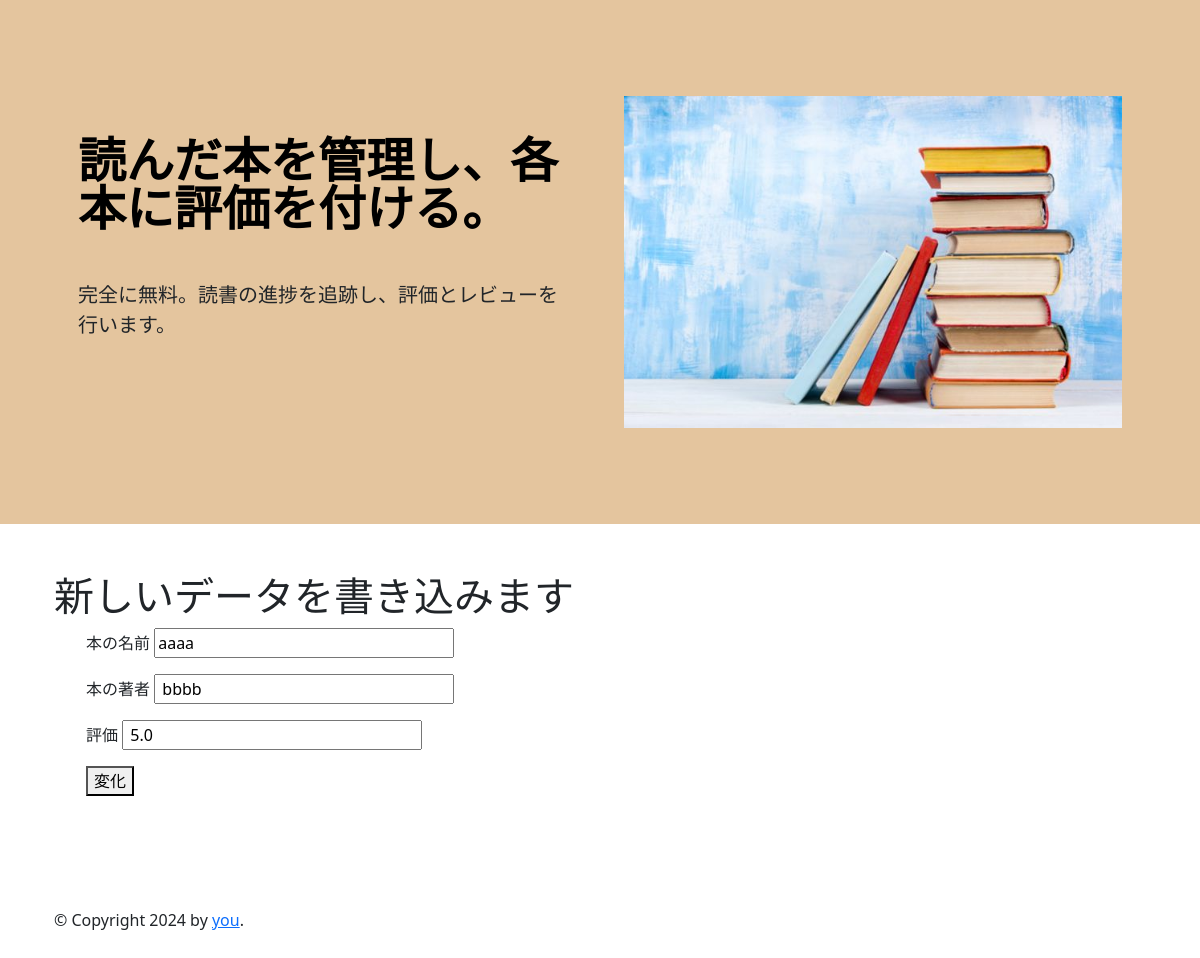
Before: /edit/6 with the older database file.
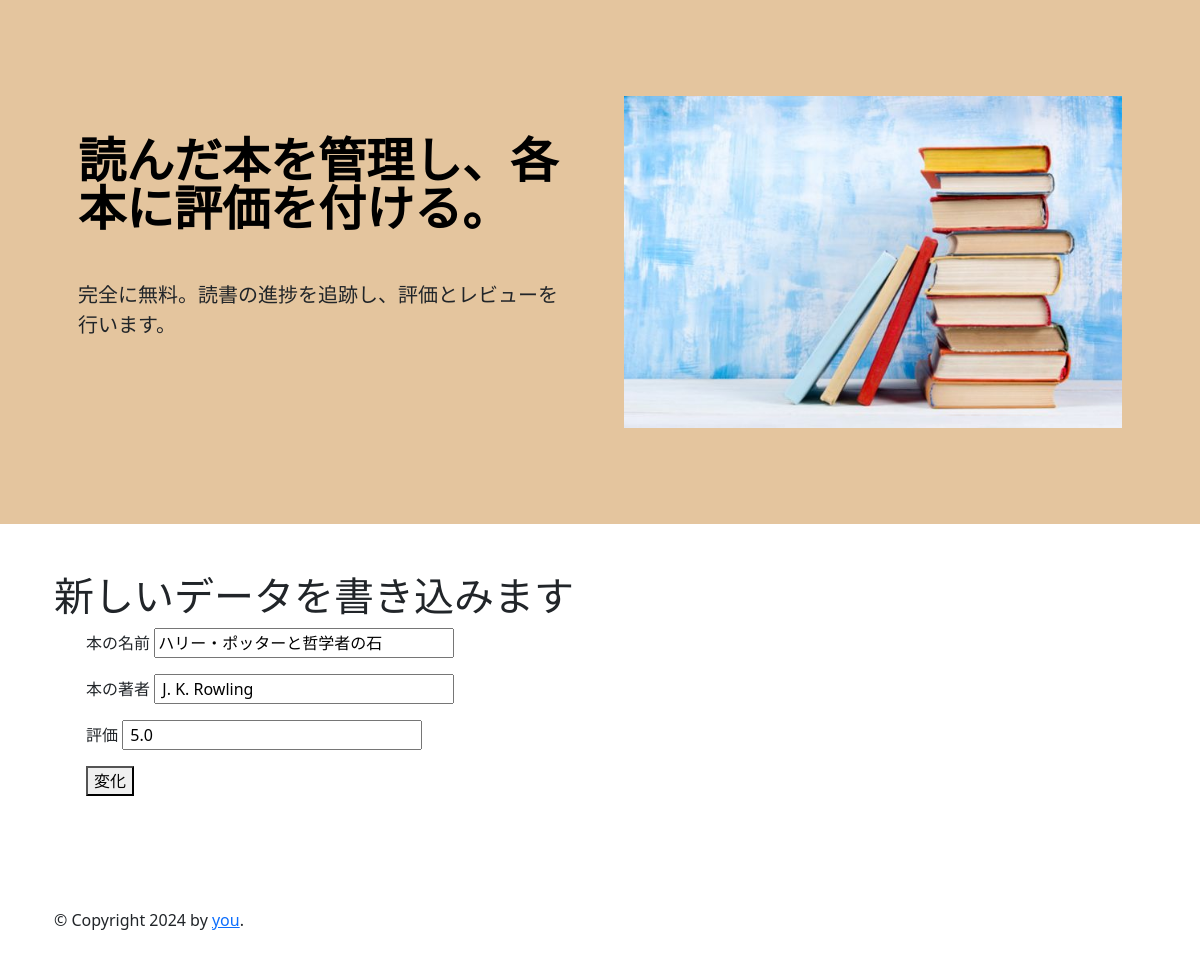
After: the same page with the newer database file.
### main.py (models this page shows, shortened)
class Book(db.Model):
    id = db.Column('id', db.Integer, primary_key=True)
    title = db.Column(db.String(100), unique=True, nullable=False)
    author = db.Column(db.String(250), unique=False, nullable=False)
    rating = db.Column(db.Float(), unique=False, nullable=False)

### main.py (the view)
@app.route('/edit/<id_number>')
def edit(id_number):
    print(id_number)
    book = db.get_or_404(Book, id_number)
    print(f'this is the book you are looking for: {book.title}')
    return render_template('edit.html', book_data=book)

### templates/edit.html (shortened to what this page needs)
<!DOCTYPE html>
{% extends "base.html" %}
{% block content %}
<h1>新しいデータを書き込みます</h1>
<form action="{{ url_for('update')  }}" method="POST">
    <ul>
        <label>本の名前</label>
        <input style="width: 300px;" name="title" type="text" value="{{ book_data.title }} ">
    </ul>
    <ul>
        <label>本の著者</label>
        <input style="width: 300px;" name="author" value=" {{ book_data.author }} ">
    </ul>
    <ul>
        <label>評価</label>
        <input style="width: 300px;" name="rating" value=" {{ book_data.rating }}  ">
    </ul>
    <ul>
        <button> 変化</button>
    </ul>
</form>
{% endblock %}

Changed rows visible on the page:
changed Book: title "aaaa" → "ハリー・ポッターと哲学者の石"; author "bbbb" → "J. K. Rowling"
